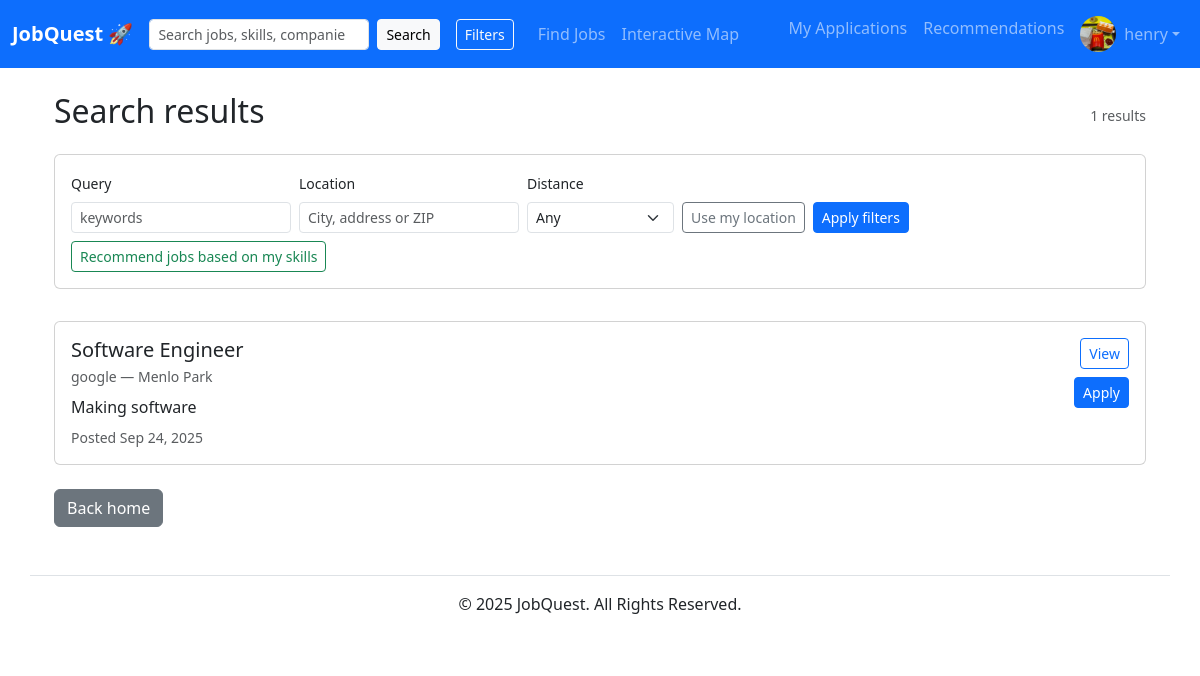
/search/ (signed in), run on the app's committed database.
### accounts/models.py (models this page shows, shortened)
class Profile(models.Model):
	user = models.OneToOneField(settings.AUTH_USER_MODEL, on_delete=models.CASCADE)
	headline = models.CharField(max_length=200, blank=True)
	bio = models.TextField(blank=True)
	skills = models.TextField(blank=True, help_text="Comma-separated list of skills")
	experience = models.TextField(blank=True, help_text="Work experience / summary")
	education = models.TextField(blank=True)
	github = models.URLField(blank=True)
	linkedin = models.URLField(blank=True)
	website = models.URLField(blank=True)
	avatar = models.ImageField(upload_to='avatars/', blank=True, null=True)
	is_recruiter = models.BooleanField(default=False)
	company = models.CharField(max_length=200, blank=True)
	desired_positions = models.TextField(blank=True, help_text="Comma-separated desired positions")
	desired_companies = models.TextField(blank=True, help_text="Comma-separated desired companies")
	phone = models.CharField(max_length=40, blank=True)
	headline_visible = models.BooleanField(default=True)
	bio_visible = models.BooleanField(default=True)
	skills_visible = models.BooleanField(default=True)
	experience_visible = models.BooleanField(default=True)
	education_visible = models.BooleanField(default=True)
	links_visible = models.BooleanField(default=True)
	company_visible = models.BooleanField(default=True)
	desired_positions_visible = models.BooleanField(default=True)
	desired_companies_visible = models.BooleanField(default=True)
	phone_visible = models.BooleanField(default=False)
	email_visible = models.BooleanField(default=False)

### jobs/models.py (models this page shows, shortened)
class Job(models.Model):
	title = models.CharField(max_length=255)
	company = models.CharField(max_length=255, blank=True)
	location = models.CharField(max_length=255, blank=True)
	description = models.TextField(blank=True)
	posted_at = models.DateTimeField(default=timezone.now)
	latitude = models.FloatField(null=True, blank=True)
	longitude = models.FloatField(null=True, blank=True)
	salary_min = models.IntegerField(null=True, blank=True)
	salary_max = models.IntegerField(null=True, blank=True)
	VISA_CHOICES = [
		('none', 'None'),
		('sponsor', 'Sponsorship available'),
	]
	visa_sponsorship = models.CharField(max_length=32, choices=VISA_CHOICES, default='none')
	owner = models.ForeignKey(User, on_delete=models.CASCADE, related_name="jobs", null=True, blank=True)

### jobs/views.py (the view, shortened to what this page needs)
# urls.py: path('', views.search, name='search'),
def search(request):
    q = request.GET.get('q', '').strip()
    location = request.GET.get('location', '').strip()
    salary_min = request.GET.get('salary_min', '')
    salary_max = request.GET.get('salary_max', '')
    work_type = request.GET.get('work_type', '')
    visa = request.GET.get('visa_sponsorship', '')
    qs = Job.objects.all()
    radius = request.GET.get('radius', '').strip()
    lat = request.GET.get('lat', '').strip()
    lon = request.GET.get('lon', '').strip()
    try:
        radius_f = float(radius) if radius != '' else None
        lat_f = float(lat) if lat != '' else None
        lon_f = float(lon) if lon != '' else None
    except (ValueError, TypeError):
        radius_f = lat_f = lon_f = None
    context_jobs = qs
    if radius_f is None:
        if q:
            context_jobs = qs.filter(Q(title__icontains=q) | Q(company__icontains=q)).order_by('-posted_at')
        else:
            context_jobs = qs.order_by('-posted_at')
    context = {
        'q': q,
        'location': location,
        'salary_min': salary_min,
        'salary_max': salary_max,
        'work_type': work_type,
        'visa': visa,
        'jobs': context_jobs,
    }
    return render(request, 'jobs/search_results.html', context)

### accounts/context_processors.py (called while the page is built)
def user_profile(request):
    user = getattr(request, 'user', None)
    profile = None
    if user and user.is_authenticated:
        try:
            profile = user.profile
        except Exception:
            profile = None
    return {'user_profile': profile}

### jobs/templates/jobs/search_results.html (shortened to what this page needs)
{% extends 'base.html' %}
{% block content %}
<div class="container mt-4">
  <div class="d-flex justify-content-between align-items-center">
    <h2>Search results</h2>
    <div class="text-muted small">{{ jobs|length }} results</div>
  </div>
  <div class="card mt-3">
    <div class="card-body">
      <form id="filters-form" method="get" class="row gx-2 gy-2 align-items-end">
        <div class="col-auto">
          <label class="form-label small">Query</label>
          <input type="text" name="q" value="{{ q }}" class="form-control form-control-sm" placeholder="keywords">
        </div>
        <div class="col-auto">
          <label class="form-label small">Location</label>
          <input id="filter-location" type="text" name="location" value="{{ location }}" class="form-control form-control-sm" placeholder="City, address or ZIP">
        </div>
        <div class="col-auto">
          <label class="form-label small">Distance</label>
          <select id="filter-radius" name="radius" class="form-select form-select-sm">
            <option value="">Any</option>
          </select>
        </div>
        <div class="col-auto">
          <button id="use-my-location-filter" class="btn btn-outline-secondary btn-sm">Use my location</button>
        </div>
        <div class="col-auto">
          <button type="submit" class="btn btn-primary btn-sm">Apply filters</button>
        </div>
        <div class="col-auto">
          <a href="{% url 'jobs:suggested_jobs' %}" class="btn btn-outline-success btn-sm">Recommend jobs based on my skills</a>
        </div>
      </form>
    </div>
  </div>
  {% if jobs %}
    <div class="row gy-3 mt-3">
      {% for job in jobs %}
        <div class="col-12">
          <div class="card">
            <div class="card-body d-flex justify-content-between align-items-start">
              <div>
                <h5 class="mb-1">{{ job.title }}</h5>
                <div class="text-muted small">{{ job.company }} — {{ job.location }}</div>
                <p class="mt-2 mb-0 text-truncate" style="max-height:3.6em; overflow:hidden;">{{ job.description }}</p>
                <div class="text-muted small mt-2">Posted {{ job.posted_at|date:"M d, Y" }}</div>
              </div>
              <div class="ms-3 d-flex flex-column align-items-end">
                <a href="{% url 'jobs:job_detail' job.pk %}" class="btn btn-outline-primary btn-sm mb-2">View</a>
                <a href="{% url 'jobs:apply' job.pk %}" class="btn btn-primary btn-sm">Apply</a>
              </div>
            </div>
          </div>
        </div>
      {% endfor %}
    </div>
  {% else %}
    <p class="text-muted mt-3">No jobs found matching your filters.</p>
  {% endif %}
  <div class="mt-4">
    <a href="/" class="btn btn-secondary">Back home</a>
  </div>
</div>
{% endblock %}

### linkedout/templates/base.html (shortened to what this page needs)
{% load static %}
<!DOCTYPE html>
<html lang="en">
<head>
    <link href="https://cdn.jsdelivr.net/npm/bootstrap@5.3.2/dist/css/bootstrap.min.css" rel="stylesheet">
</head>
<body>
    <nav class="navbar navbar-expand-lg navbar-dark bg-primary">
        <div class="container-fluid">
            <a class="navbar-brand fw-bold" href="/">JobQuest 🚀</a>
            <div class="collapse navbar-collapse" id="navbarNav">
                <ul class="navbar-nav me-auto mb-2 mb-lg-0 align-items-center">
                    <li class="nav-item me-3">
                        <form class="d-flex" role="search" method="get" action="/search/">
                          <input class="form-control form-control-sm" type="search" placeholder="Search jobs, skills, companies" aria-label="Search" name="q">
                          <button class="btn btn-sm btn-light ms-2" type="submit">Search</button>
                        </form>
                    </li>
                    <li class="nav-item me-3">
                        <button class="btn btn-outline-light btn-sm" type="button" data-bs-toggle="offcanvas" data-bs-target="#filterOffcanvas" aria-controls="filterOffcanvas">Filters</button>
                    </li>
                    <li class="nav-item">
                        <a class="nav-link" href="{% url 'jobs:search' %}">Find Jobs</a> </li>
                    <li class="nav-item">
                        <a class="nav-link" href="{% url 'jobs:interactive_map' %}">Interactive Map</a> </li>
                </ul>
                <ul class="navbar-nav">
                    {% if user.is_authenticated %}
                        {% if user_profile and user_profile.is_recruiter %}
                            <li class="nav-item"><a href="{% url 'jobs:post_job' %}" class="nav-link">Post a Job</a></li>
                            <li class="nav-item"><a href="{% url 'jobs:my_postings' %}" class="nav-link">My Postings</a></li>
                            <li class="nav-item"><a href="{% url 'jobs:recruiter_applications' %}" class="nav-link">My Applications</a></li>
                        {% else %}
                            <li class="nav-item"><a href="{% url 'jobs:my_applications' %}" class="nav-link">My Applications</a></li>
                            <li class="nav-item"><a href="#" class="nav-link">Recommendations</a></li>
                        {% endif %}
                        <li class="nav-item dropdown">
                            <a class="nav-link dropdown-toggle d-flex align-items-center" href="#" role="button" data-bs-toggle="dropdown" aria-expanded="false">
                                {% if user_profile and user_profile.avatar %}
                                    <img src="{{ user_profile.avatar.url }}" alt="avatar" class="rounded-circle me-2" style="width:36px; height:36px; object-fit:cover;">
                                {% else %}
                                    <span class="navbar-toggler-icon me-2"></span>
                                {% endif %}
                                <span class="d-none d-lg-inline">{{ user.username }}</span>
                            </a>
                        </li>
                    {% endif %}
                </ul>
            </div>
        </div>
    </nav>
    <main class="container mt-4">
        {% block content %}
        {% endblock %}
    </main>
    <footer class="container text-center mt-5 py-3 border-top">
        <p>&copy; {% now "Y" %} JobQuest. All Rights Reserved.</p>
    </footer>
</body>
</html>

### data on the page
Profile: avatar (picture)
Job: title "Software Engineer", company "google", location "Menlo Park", description "Making software", posted_at "Sep 24, 2025"

### other printed values
{{ user.username }} "henry"
{{ jobs|length }} "1"
